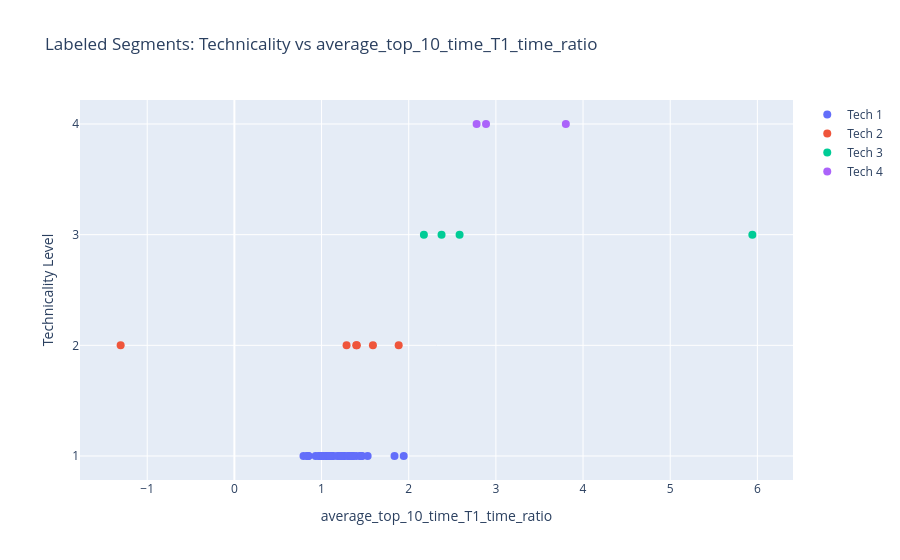

The cell this chart's notebook holds for it:
### Code cell
# plot technicality vs besti
fig = go.Figure()
for tech in sorted(Whole_df_labeled['technicality'].unique()):
    tech_data = Whole_df_labeled[Whole_df_labeled['technicality'] == tech]
    fig.add_trace(go.Scatter(
        x=tech_data[ratio],
        y=tech_data['technicality'],
        mode='markers',
        name=f'Tech {int(tech)}',
        marker=dict(size=8),
        hovertemplate=
            "<b>Segment ID:</b> %{customdata[0]}<br>" +
            "<b>Technicality:</b> %{y}<br>" +
            "<b>Best Time / T1 Time Ratio:</b> %{x:.2f}<br>" +
            "<b>Best Time:</b> %{customdata[1]:.0f}s<br>" +
            "<b>T1 Time:</b> %{customdata[2]:.0f}s<br>" +
            "<extra></extra>",
        customdata=np.stack((tech_data['segment_id'], tech_data['best_time'], tech_data['T1_time']), axis=-1)
    ))
fig.update_layout(
    title=f"Labeled Segments: Technicality vs {ratio}",
    xaxis_title=f"{ratio}",
    yaxis_title="Technicality Level",
    yaxis=dict(tickmode='linear', tick0=1, dtick=1),
    hovermode='closest'
)
fig.show()

### Figure 1 — Plotly figure (JSON) as saved in the notebook; plotly's stock layout.template omitted (floating-point values rounded to 4 significant figures)
{"data": [{"customdata": [[12390000.0, 44.0, 49.56], [27180000.0, 86.0, 112.1], [18850000.0, 276.0, 296.0], [26800000.0, 25.0, 32.81], [21900000.0, 212.0, 182.8], [14060000.0, 18.0, 17.49], [26050000.0, 50.0, 40.51], [22710000.0, 32.0, 20.52], [22850000.0, 207.0, 198.2], [6405000.0, 170.0, 195.7], [17070000.0, 181.0, 164.3], [10730000.0, 966.0, 912.2], [13730000.0, 545.0, 552.1], [16880000.0, 118.0, 106.9], [8507000.0, 256.0, 259.9], [11200000.0, 122.0, 171.9], [17090000.0, 80.0, 95.44], [18040000.0, 203.0, 266.9], [17260000.0, 371.0, 306.9], [9084000.0, 130.0, 134.9], [21030000.0, 72.0, 51.87], [3896000.0, 38.0, 48.75], [8151000.0, 308.0, 296.6], [12930000.0, 354.0, 421.5], [9828000.0, 781.0, 728.9], [15440000.0, 286.0, 252.3], [9648000.0, 1060.0, 985.1], [13530000.0, 850.0, 843.7], [16140000.0, 3861.0, 2783.0], [11980000.0, 513.0, 418.5], [33050000.0, 202.0, 111.5], [24100000.0, 101.0, 94.22], [14030000.0, 252.0, 194.2], [20790000.0, 60.0, 46.88], [23330000.0, 132.0, 127.5], [19460000.0, 1613.0, 1322.0], [20470000.0, 1994.0, 1585.0]], "hovertemplate": "<b>Segment ID:</b> %{customdata[0]}<br><b>Technicality:</b> %{y}<br><b>Best Time / T1 Time Ratio:</b> %{x:.2f}<br><b>Best Time:</b> %{customdata[1]:.0f}s<br><b>T1 Time:</b> %{customdata[2]:.0f}s<br><extra></extra>", "marker": {"size": 8}, "mode": "markers", "name": "Tech 1", "type": "scatter", "x": [0.9664, 0.8359, 1.021, 1.073, 1.249, 1.109, 1.363, 1.837, 1.09, 1.063, 1.203, 1.136, 1.048, 1.116, 1.001, 0.8509, 0.9891, 0.7929, 1.35, 1.317, 1.465, 0.9312, 1.078, 0.8449, 1.108, 1.263, 1.24, 1.181, 1.443, 1.226, 1.943, 1.095, 1.3, 1.397, 1.452, 1.345, 1.529], "y": [1, 1, 1, 1, 1, 1, 1, 1, 1, 1, 1, 1, 1, 1, 1, 1, 1, 1, 1, 1, 1, 1, 1, 1, 1, 1, 1, 1, 1, 1, 1, 1, 1, 1, 1, 1, 1]}, {"customdata": [[25710000.0, 58.0, -48.13], [33580000.0, 1227.0, 723.2], [12400000.0, 324.0, 363.5], [17140000.0, 253.0, 199.8], [19070000.0, 72.0, 59.21], [30180000.0, 298.0, 211.0]], "hovertemplate": "<b>Segment ID:</b> %{customdata[0]}<br><b>Technicality:</b> %{y}<br><b>Best Time / T1 Time Ratio:</b> %{x:.2f}<br><b>Best Time:</b> %{customdata[1]:.0f}s<br><b>T1 Time:</b> %{customdata[2]:.0f}s<br><extra></extra>", "marker": {"size": 8}, "mode": "markers", "name": "Tech 2", "type": "scatter", "x": [-1.305, 1.885, 1.405, 1.398, 1.287, 1.589], "y": [2, 2, 2, 2, 2, 2]}, {"customdata": [[18790000.0, 121.0, 48.54], [20200000.0, 61.0, 11.61], [20210000.0, 72.0, 35.72], [20210000.0, 233.0, 127.8]], "hovertemplate": "<b>Segment ID:</b> %{customdata[0]}<br><b>Technicality:</b> %{y}<br><b>Best Time / T1 Time Ratio:</b> %{x:.2f}<br><b>Best Time:</b> %{customdata[1]:.0f}s<br><b>T1 Time:</b> %{customdata[2]:.0f}s<br><extra></extra>", "marker": {"size": 8}, "mode": "markers", "name": "Tech 3", "type": "scatter", "x": [2.584, 5.942, 2.377, 2.174], "y": [3, 3, 3, 3]}, {"customdata": [[5502000.0, 91.0, 26.82], [25290000.0, 111.0, 41.22], [24020000.0, 168.0, 67.72]], "hovertemplate": "<b>Segment ID:</b> %{customdata[0]}<br><b>Technicality:</b> %{y}<br><b>Best Time / T1 Time Ratio:</b> %{x:.2f}<br><b>Best Time:</b> %{customdata[1]:.0f}s<br><b>T1 Time:</b> %{customdata[2]:.0f}s<br><extra></extra>", "marker": {"size": 8}, "mode": "markers", "name": "Tech 4", "type": "scatter", "x": [3.802, 2.887, 2.779], "y": [4, 4, 4]}], "layout": {"hovermode": "closest", "title": {"text": "Labeled Segments: Technicality vs average_top_10_time_T1_time_ratio"}, "xaxis": {"title": {"text": "average_top_10_time_T1_time_ratio"}}, "yaxis": {"dtick": 1, "tick0": 1, "tickmode": "linear", "title": {"text": "Technicality Level"}}}}
